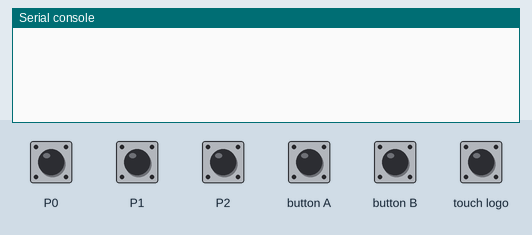
Recording of a program running on a simulated BBC micro:bit (MakeCode). On the bench: the last lines printed to the serial console. The test bench sets the inputs (shaded band). No radio messages arrive unless stated (any console line starting 'radio sent:' is added by the test bench).

Above: at 1.2 s.
1.3 s: touch pin P0 pressed for 0.15 s
At 2.1 s:
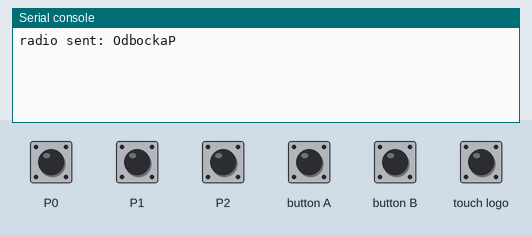
2.9 s: touch pin P1 pressed for 0.15 s
At 4.2 s:
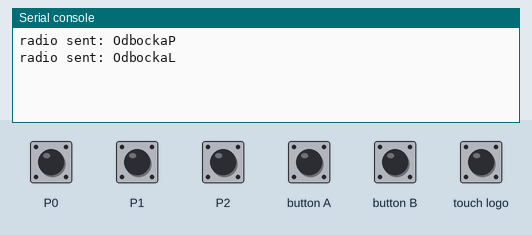
4.5 s: touch pin P2 pressed for 0.15 s
At 5.8 s:
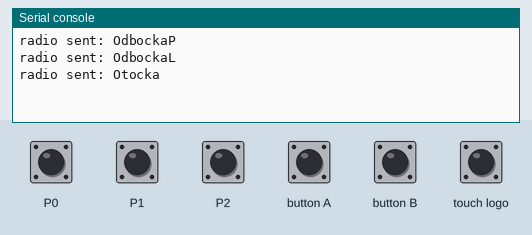
6.1 s: button A pressed for 0.15 s
At 7.0 s:
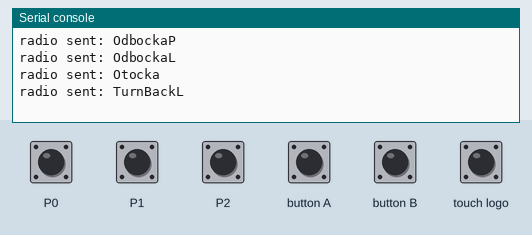
7.7 s: button B pressed for 0.15 s
At 8.2 s:
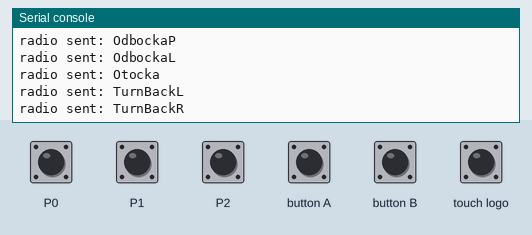
9.3 s: touch logo pressed for 0.15 s
At 10.6 s:
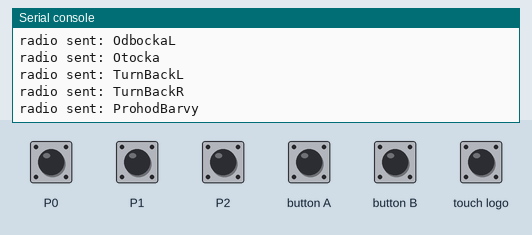

Measured:
- after the input at 1.3 s, the serial console: prints a new line after 0.15 s (image 1)
- after the input at 2.9 s, the serial console: prints a new line after 0.15 s (image 2)
- after the input at 4.5 s, the serial console: prints a new line after 0.15 s (image 3)
- after the input at 6.1 s, the serial console: prints a new line after 0.15 s (image 4)
- after the input at 7.7 s, the serial console: prints a new line after 0.15 s (image 5)
- after the input at 9.3 s, the serial console: prints a new line after 0.15 s (image 6)

The program:

main.ts
```typescript
// P0 -> Příkaz pro zapnutí/vypnutí funkce odbočení vpravo
// P1 -> Příkaz pro zapnutí/vypnutí funkce odbočení vlevo
// P2 -> Příkaz pro otočení
// LOGO -> Příkaz pro prohození barev (bílá/černá -> 1/0)
// A -> Příkaz nastavení otočky o 180 atd. doleva
// B -> Příkaz nastavení otočky o 180 atd. doprava
basic.forever(function on_forever() {
    radio.setGroup(77)
})
//  PIN 0
input.onPinPressed(TouchPin.P0, function on_pin_pressed_p0() {
    radio.sendString("OdbockaP")
})
//  PIN 1
input.onPinPressed(TouchPin.P1, function on_pin_pressed_p1() {
    radio.sendString("OdbockaL")
})
//  PIN 2
input.onPinPressed(TouchPin.P2, function on_pin_pressed_p2() {
    radio.sendString("Otocka")
})
//  LOGO
input.onLogoEvent(TouchButtonEvent.Pressed, function on_logo_event_pressed() {
    radio.sendString("ProhodBarvy")
})
//  A
input.onButtonPressed(Button.A, function on_button_pressed_a() {
    radio.sendString("TurnBackL")
})
// B
input.onButtonPressed(Button.B, function on_button_pressed_b() {
    radio.sendString("TurnBackR")
})
```

test.ts
```typescript
// Tady jsou testy. Při použití tohoto balíčku jako rozšíření nebude zkompilováno.
```
